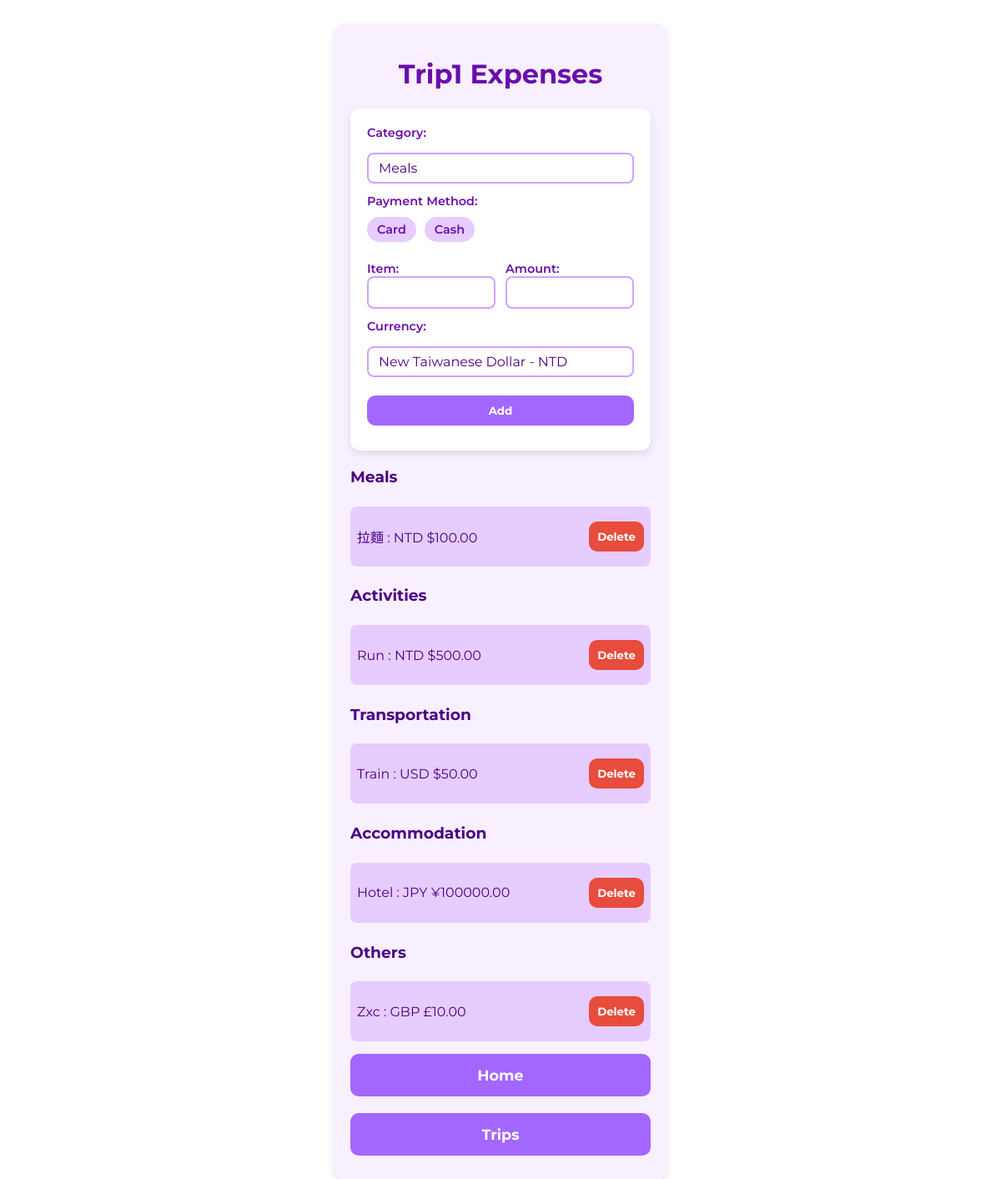
Screenshot of /newExpense/1 with the database file from the repository.
### tables this page shows
CREATE TABLE trips (
            id INTEGER PRIMARY KEY,
            trip_name TEXT UNIQUE,
            start_date TEXT,
            end_date TEXT
        );

CREATE TABLE paymentMethods (
            id INTEGER PRIMARY KEY,
            method_name TEXT UNIQUE
        );

CREATE TABLE expenses (
                 id INTEGER PRIMARY KEY, 
                 currency_id INTEGER,
                 method_id INTEGER, 
                 category_id INTEGER,
                 trip_id INTEGER,
                 item TEXT, 
                 amount REAL, 
                 FOREIGN KEY(currency_id) REFERENCES currensies(id),
                 FOREIGN KEY(method_id) REFERENCES paymentMethods(id),
                 FOREIGN KEY(category_id) REFERENCES categories(id),
                 FOREIGN KEY(trip_id) REFERENCES trips(id)
                );

CREATE TABLE categories (
            id INTEGER PRIMARY KEY,
            cat_name TEXT UNIQUE,
            order_index INTEGER
        );

CREATE TABLE currencies (
                 id INTEGER PRIMARY KEY, 
                 code TEXT UNIQUE, 
                 currency_name TEXT,
                 symbol TEXT,
                 is_base INTEGER DEFAULT 0
                );

### app.py (the view, shortened to what this page needs)
@app.route('/newExpense/<int:trip_id>', methods=['GET', 'POST'])
def newExpense(trip_id):
    conn = sqlite3.connect(DB_FILE)
    c = conn.cursor()
    c.execute('SELECT trip_name FROM trips WHERE id=?', (trip_id,))
    row = c.fetchone()
    trip_name = row[0] if row else None
    c.execute('SELECT * FROM categories')
    categories_list = c.fetchall()
    c.execute('SELECT * FROM paymentMethods')
    paymentMethods_list = c.fetchall()
    c.execute('SELECT * FROM currencies')
    currencies_list = c.fetchall()
    modal_message = None
    category = ''
    paymentMethod = ''
    item = ''
    amount_str = ''
    currency = ''
    all_expenses = []
    if trip_id:
        c.execute('''
                SELECT e.id, c.cat_name, e.item, e.amount, cu.code, cu.symbol
                FROM expenses e
                JOIN categories c ON e.category_id = c.id
                JOIN currencies cu ON e.currency_id = cu.id
                WHERE trip_id = ?
                ORDER BY c.order_index''',
                (trip_id,))
        rows = c.fetchall()
        for e in rows:
            all_expenses.append({
              'id': e[0],
              'category': e[1],
              'item': e[2],
              'amount': e[3],
              'code': e[4],
              'symbol': e[5]
            })
    grouped_expenses = {}
    for e in all_expenses:
        cat = e['category']
        grouped_expenses.setdefault(cat, []).append(e)
    conn.close()
    return render_template(
        'newExpense.html',
        grouped_expenses=grouped_expenses,
        modal_message=modal_message,
        trip_name=trip_name,
        categories_list=categories_list,
        paymentMethods_list=paymentMethods_list,
        currencies_list=currencies_list,
        entered_category=category,
        entered_paymentMethod=paymentMethod,
        entered_item=item,
        entered_amount_str=amount_str,
        entered_currency=currency
    )

### templates/newExpense.html (shortened to what this page needs)
<!DOCTYPE html>
<html lang="en">
<head>
    <link rel="stylesheet" href="{{ url_for('static', filename='style.css') }}">
</head>
<body>
    <div class="container">
        <h1>{{ trip_name|title }} Expenses</h1>
        <form method="POST" class="form-box">
            <label>Category:</label>
            <select name="category" class="input-field">
                {% for category in categories_list %}
                <option value="{{ category[1] }}"
                    {% if category[1] == entered_category|default('') %} selected {% endif %}>
                    {{ category[1]|title }}
                </option>
                {% endfor %}
            </select>
            <label>Payment Method:</label>
            <div class="payment-methods">
                {% for paymentMethod in paymentMethods_list %}
                <label class="payment-option">
                    <span>{{ paymentMethod[1]|title }}</span>
                </label>
                {% endfor %}
            </div>
            <div class="item-amount-group">
                <div class="field">
                    <label>Item:</label>
                    <input type="text" name="item" class="input-field"
                        value="{{ entered_item|default('') }}">
                </div>
                <div class="field">
                    <label>Amount:</label>
                    <input type="number" step="0.01" name="amount" class="input-field"
                        value="{{ entered_amount_str|default('') }}">
                </div>
            </div>
            <label>Currency:</label>
            <select name="currency" class="input-field">
                {% for currency in currencies_list %}
                <option name="currency" value="{{ currency[1] }}"
                    {% if currency[1] == entered_currency|default('') %} selected {% endif %}>
                    {{ currency[2] }} - {{ currency[1] }}
                </option>
                {% endfor %}
            </select>
            <button type="submit" class="btn btn-submit">Add</button>
        </form>
        {% if grouped_expenses %}
            {% for cat, expenses in grouped_expenses.items() %}
                <h3>{{ cat|capitalize }}</h3>
                <ul class="expense-list">
                    {% for e in expenses %}
                        <li class="expense-row">
                            <span class="expense-text">
                                {{ e.item|capitalize }} : {{ e.code }} {{ e.symbol }}{{ "%.2f"|format(e.amount) }}
                            </span>
                            <button type="button"
                                    class="btn btn-delete-expense"
                                    data-id="{{ e.id }}"
                                    data-item="{{ e.item }}">
                                Delete
                            </button>
                        </li>
                    {% endfor %}
                </ul>
            {% endfor %}
        {% else %}
            <p>No Expense for this trip.</p>
        {% endif %}
        <a href="{{ url_for('index') }}">
            <button type="button" class="btn btn-large">Home</button>
        </a>
        <a href="{{ url_for('tripSelection') }}">
            <button type="button" class="btn btn-large">Trips</button>
        </a>
    </div>
</body>
</html>

### static/style.css (style rules this page uses)
* { box-sizing: border-box; }
body { background-color: #fff; font-family: 'Montserrat', sans-serif; color: #4B0082; display: flex; justify-content: center; padding: 20px; }
button, input, select, textarea { font-family: inherit; }
.container { width: 400px; background-color: #f8f0ff; padding: 20px; border-radius: 15px; box-shadow: 0 4px 10px rgba(0, 0, 0, 0.1); }
h1 { text-align: center; color: #6a0dad; }
.form-box { display: flex; flex-direction: column; margin-bottom: 20px; }
label { margin-bottom: 10px; }
input, select { border-radius: 8px; border: 1px solid #ccc; }
.btn { background-color: #a366ff; color: white; border: none; padding: 10px; margin: 10px 0; border-radius: 10px; cursor: pointer; font-weight: bold; }
.expense-list { list-style: none; padding: 0; margin: 0; display: flex; flex-direction: column; gap: 5px; }
.expense-list li { background-color: #e6ccff; margin: 5px 0; padding: 8px; border-radius: 8px; }
.btn-large { width: 100%; padding: 15px; font-size: 1.1em; }
.expense-row { display: flex; justify-content: space-between; align-items: center; }
.expense-text { flex: 1; }
.btn-delete-expense { margin-left: 10px; background-color: #e74c3c; }
select { padding: 8px; border-radius: 8px; border: 1px solid #ccc; margin-top: 5px; }
.input-field { width: 100%; padding: 8px 12px; font-size: 1em; border-radius: 8px; border: 2px solid #d1a3ff; background-color: #ffffff; color: #4B0082; }
.input-field::placeholder { color: #b28cff; }
select.input-field { appearance: none; -webkit-appearance: none; -moz-appearance: none; }
.form-box label { font-size: 0.9em; font-weight: 600; color: #6a0dad; }
.form-box label + select, .form-box label + input { margin-bottom: 12px; }
.form-box { background-color: #fff; padding: 20px; border-radius: 12px; box-shadow: 0 4px 10px rgba(0,0,0,0.1); max-width: 500px; margin: 20px auto; }
.payment-methods { display: flex; gap: 10px; flex-wrap: wrap; margin-bottom: 12px; }
.payment-option { display: flex; align-items: center; cursor: pointer; background-color: #e6ccff; padding: 6px 12px; border-radius: 20px; transition: background-color 0.2s; }
.payment-option span { pointer-events: none; }
.item-amount-group { display: flex; gap: 12px; flex-wrap: wrap; }
.item-amount-group .field { flex: 1; }

### rows the page displays
trips: trip_name "Trip1"
paymentMethods: method_name "Card"
paymentMethods: method_name "Cash"
expenses: cat_name "Meals", item "拉麵", code "NTD", symbol "$", amount "100.00"
expenses: cat_name "Activities", item "Run", code "NTD", symbol "$", amount "500.00"
expenses: cat_name "Transportation", item "Train", code "USD", symbol "$", amount "50.00"
expenses: cat_name "Accommodation", item "Hotel", code "JPY", symbol "¥", amount "100000.00"
expenses: cat_name "Others", item "Zxc", code "GBP", symbol "£", amount "10.00"

### other values shown
form field category "Meals"
form field currency "New Taiwanese Dollar - NTD"
